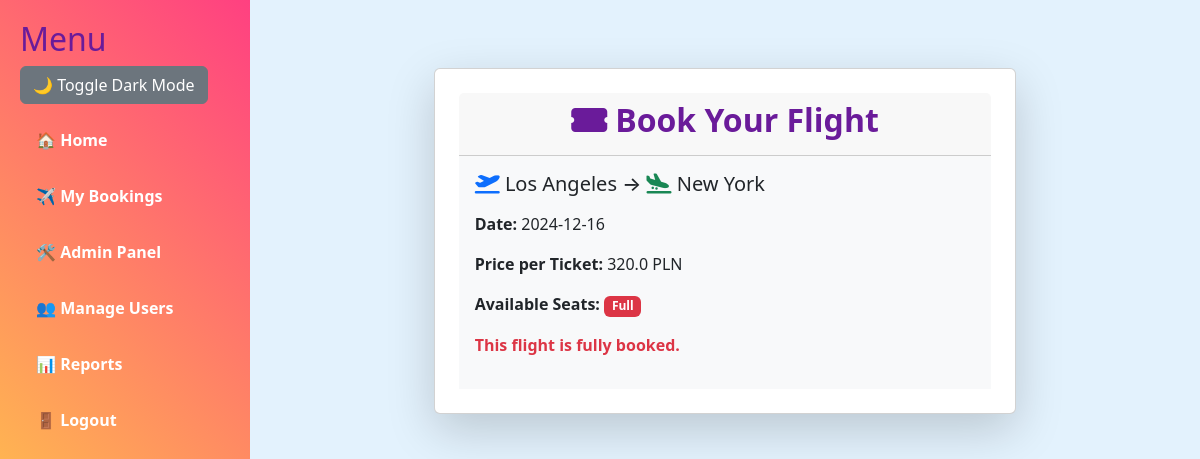
/book/7 (signed in), run on an earlier commit of the app's database.
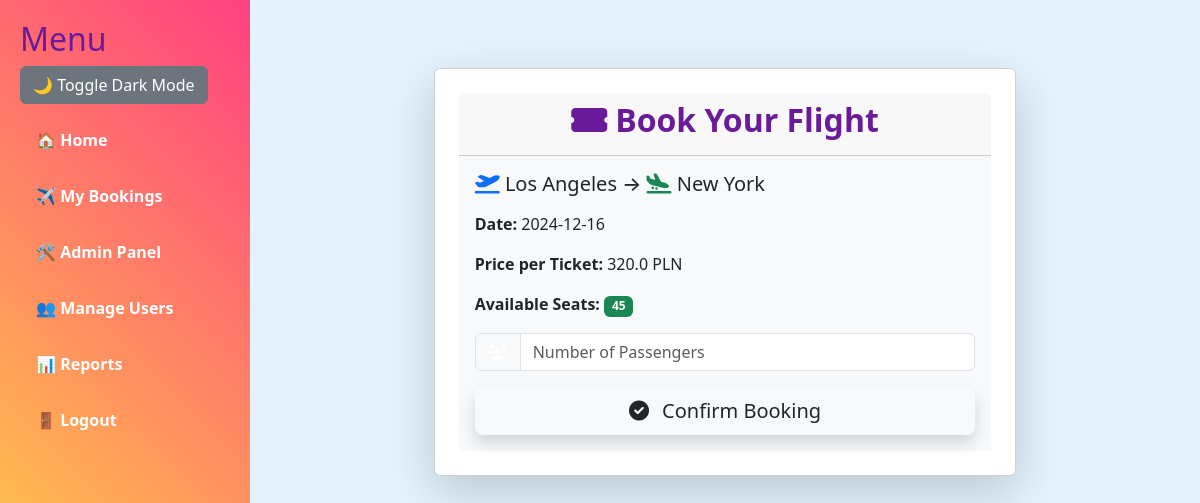
And on a later commit of the database.
### app.py (models this page shows)
class Flight(db.Model):
    id = db.Column(db.Integer, primary_key=True)
    departure_city = db.Column(db.String(100), nullable=False)
    arrival_city = db.Column(db.String(100), nullable=False)
    date = db.Column(db.String(100), nullable=False)
    price = db.Column(db.Float, nullable=False)
    available_seats = db.Column(db.Integer, nullable=False)

### app.py (the view, shortened to what this page needs)
@app.route("/book/<int:flight_id>", methods=["GET", "POST"])
@login_required
def book_flight(flight_id):
    flight = Flight.query.get_or_404(flight_id)
    return render_template("book.html", flight=flight)

### app.py (called while the page is built)
@login_manager.user_loader
def load_user(user_id):
    return User.query.get(int(user_id))

    @property
    def is_active(self):
        return True

### templates/book.html
{% extends "base.html" %}
{% block content %}
<div class="container-fluid">
    <div class="row justify-content-center my-5">
        <div class="col-md-8">
            <div class="card shadow-lg p-4 rounded">
                <div class="card-header bg-gradient-primary text-white text-center">
                    <h2 class="fw-bold"><i class="fas fa-ticket-alt me-2"></i>Book Your Flight</h2>
                </div>
                <div class="card-body bg-light">
                    <h5 class="text-dark mb-3">
                        <i class="fas fa-plane-departure text-primary"></i> {{ flight.departure_city }} →
                        <i class="fas fa-plane-arrival text-success"></i> {{ flight.arrival_city }}
                    </h5>
                    <p><strong>Date:</strong> {{ flight.date }}</p>
                    <p><strong>Price per Ticket:</strong> {{ flight.price }} PLN</p>
                    <p><strong>Available Seats:</strong>
                        {% if flight.available_seats > 0 %}
                            <span class="badge bg-success">{{ flight.available_seats }}</span>
                        {% else %}
                            <span class="badge bg-danger">Full</span>
                        {% endif %}
                    </p>
                    {% if flight.available_seats > 0 %}
                    <form method="POST">
                        <div class="input-group mb-3">
                            <span class="input-group-text bg-gradient-primary text-white">
                                <i class="fas fa-users"></i>
                            </span>
                            <input type="number" name="passengers" class="form-control" placeholder="Number of Passengers" min="1" max="{{ flight.available_seats }}" required>
                        </div>
                        <div class="d-grid">
                            <button type="submit" class="btn btn-gradient-success btn-lg shadow">
                                <i class="fas fa-check-circle me-2"></i> Confirm Booking
                            </button>
                        </div>
                    </form>
                    {% else %}
                        <p class="text-danger fw-bold">This flight is fully booked.</p>
                    {% endif %}
                </div>
            </div>
        </div>
    </div>
</div>
{% endblock %}

What changed in the data, as far as the page shows it:
changed Flight "Los Angeles": available_seats (not shown) → "45"
Also different on the page:
text no longer shown: "Full This flight is fully booked."
text now shown: "Confirm Booking"
